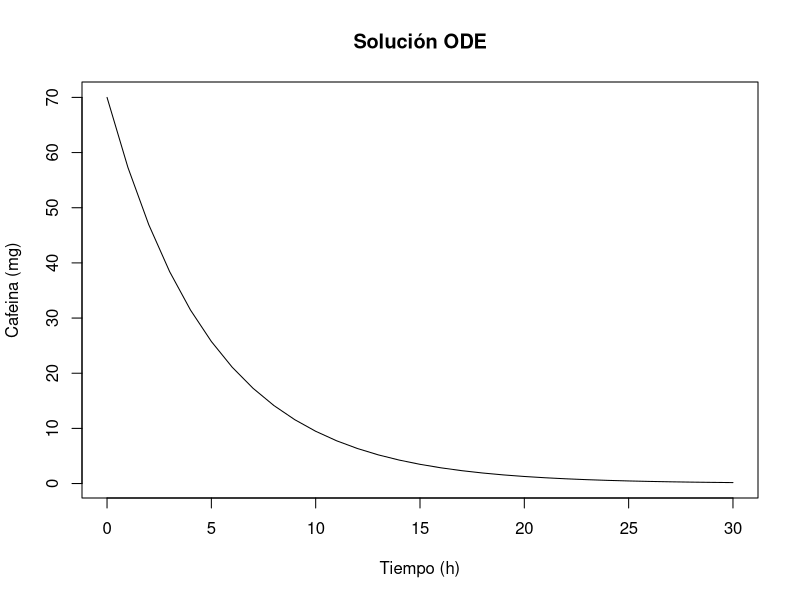

Reproduce this figure in R.
install.packages("deSolve")

library(deSolve)

## Sistema de ecuaciones diferenciales SIR-SI

## el "vector" de parametros iniciales es state
my_ode = function(t, state, parms){
  with(as.list(state),{
    dndt = rep(0,length(state))
    ##----------ecuaciones------
    dndt[1] = -k*N
    ##--------
    return(list(dndt)) #return
  })
}

### CONDICIONES INICIALES 

N=70 ##N(0)=70
init = c(N=N)
k=0.2
t=seq(0,30,1) ##se ejecuta para 30 pasos
out = ode(y=init, times=t,func= my_ode, parms=NULL)
plot(out,type="l",xlab="Tiempo (h)", ylab="Cafeina (mg)", main="Solución ODE")
